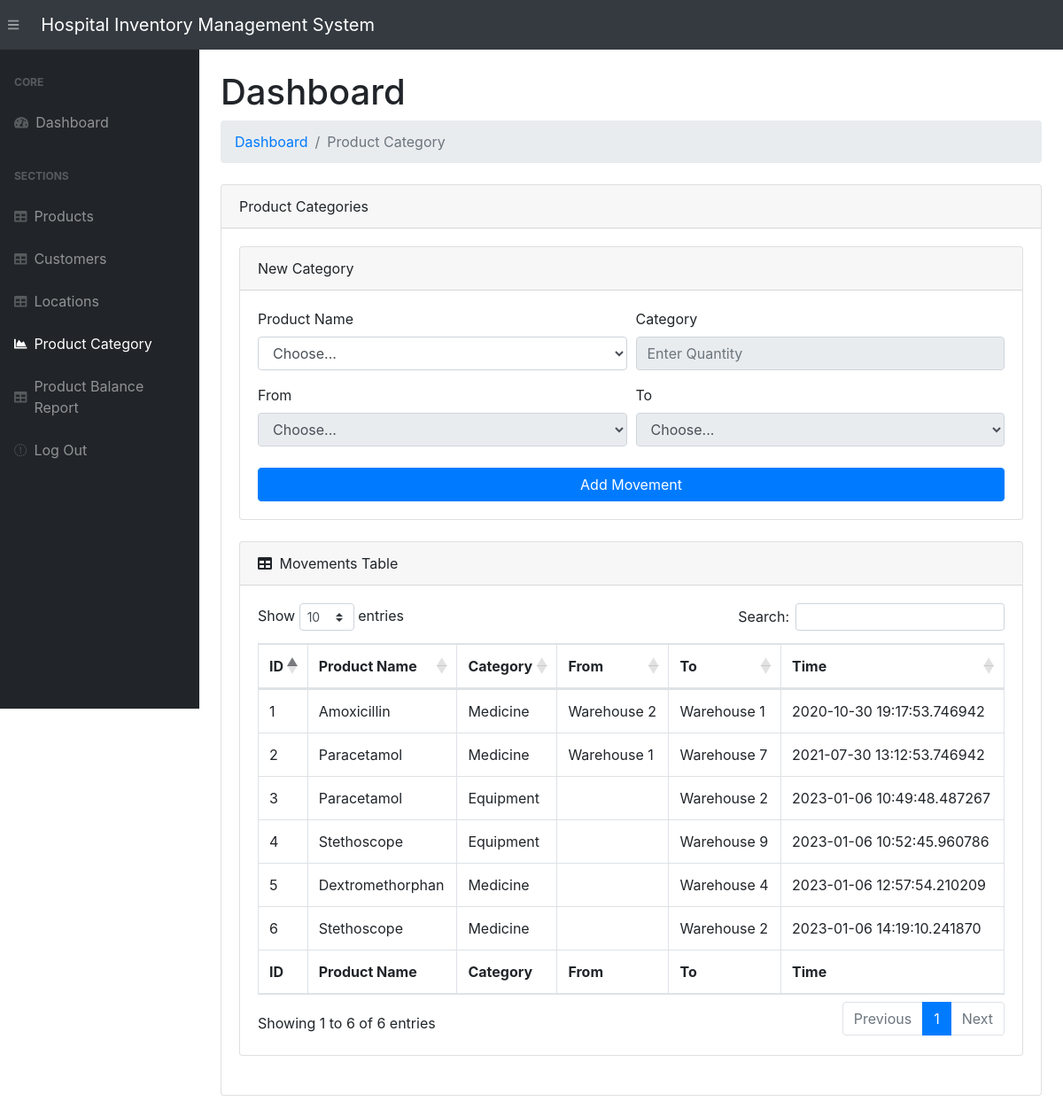
The page /category/ on the database its author committed.
### app.py (models this page shows, shortened)
class ProductMovement(db.Model):
    __tablename__   = 'productmovements'
    movement_id     = db.Column(db.Integer, primary_key=True)
    product_id      = db.Column(db.Integer, db.ForeignKey('products.product_id'))
    category        = db.Column(db.Text)
    from_location   = db.Column(db.Integer, db.ForeignKey('locations.location_id'))
    to_location     = db.Column(db.Integer, db.ForeignKey('locations.location_id'))
    movement_time   = db.Column(db.DateTime, default=datetime.utcnow)
    product         = db.relationship('Product', foreign_keys=product_id)
    fromLoc         = db.relationship('Location', foreign_keys=from_location)
    toLoc           = db.relationship('Location', foreign_keys=to_location)

class Product(db.Model):
    __tablename__ = 'products'
    product_id      = db.Column(db.String(200), primary_key=True)
    date_created    = db.Column(db.DateTime, default=datetime.utcnow)

### app.py (the view)
@app.route("/category/", methods=["POST", "GET"])
def viewCategory():
    if request.method == "POST" :
        product_id      = request.form["productId"]
        category             = request.form["category"]
        fromLocation    = request.form["fromLocation"]
        toLocation      = request.form["toLocation"]
        new_category = ProductMovement(
            product_id=product_id, category=category, from_location=fromLocation, to_location=toLocation)
        try:
            db.session.add(new_category)
            db.session.commit()
            return redirect("/category/")
        except:
            return "There Was an issue while adding a new category"
    else:
        products    = Product.query.order_by(Product.date_created).all()
        locations   = Location.query.order_by(Location.date_created).all()
        movs = ProductMovement.query\
        .join(Product, ProductMovement.product_id == Product.product_id)\
        .add_columns(
            ProductMovement.movement_id,
            ProductMovement.category,
            Product.product_id,
            ProductMovement.from_location,
            ProductMovement.to_location,
            ProductMovement.movement_time)\
        .all()
        movements   = ProductMovement.query.order_by(
            ProductMovement.movement_time).all()
        return render_template("category.html", movements=movs, products=products, locations=locations)

### templates/category.html (shortened to what this page needs)
{% extends 'base.html' %}
{% block content %}
<main>
    <div class="container-fluid">
        <h1 class="mt-4">Dashboard</h1>
        <ol class="breadcrumb mb-4">
            <li class="breadcrumb-item"><a href="/">Dashboard</a></li>
            <li class="breadcrumb-item active">Product Category</li>
        </ol>
        <div class="card mb-4">
            <div class="card-header">Product Categories</div>
            <div class="card-body">
                <div class="card mb-4">
                    <div class="card-header">New Category</div>
                    <div class="card-body">
                        <form action="/category/" method="POST" id="movements_from">
                            <div class="form-row">
                                <div class="col-md-6">
                                    <div class="form-group">
                                        <label for="productId">Product Name</label>
                                        <select id="productId" name="productId" class="form-control">
                                            <option selected value="">Choose...</option>
                                        </select>
                                    </div>
                                </div>
                                <div class="col-md-6">
                                    <div class="form-group">
                                        <label for="category">Category</label>
                                        <input class="form-control" name="category" id="category" type="text" placeholder="Enter Quantity" />
                                    </div>
                                </div>
                            </div>
                            <div class="form-row">
                                <div class="col-md-6">
                                    <label for="fromLocation">From</label>
                                    <select id="fromLocation" name="fromLocation" class="form-control">
                                        <option selected value="">Choose...</option>
                                    </select>
                                </div>
                                <div class="col-md-6">
                                    <label for="toLocation">To</label>
                                    <select id="toLocation" name="toLocation" class="form-control">
                                        <option selected value="">Choose...</option>
                                    </select>
                                </div>
                            </div>
                            <div class="form-group mt-4 mb-0">
                                <input type="submit" class="btn btn-primary btn-block" value="Add Movement" class="btn btn-primary">
                            </div>
                        </form>
                    </div>
                </div>
                <div class="card mb-4">
                <div class="card-header">
                    <i class="fas fa-table mr-1"></i>
                    Movements Table
                </div>
                <div class="card-body">
                    <div class="table-responsive">
                        {% if movements|length < 1 %}
                        <h4>There are no Movements, add one above</h4>
                        {% else %}
                        <table class="table table-bordered" id="dataTable" width="100%" cellspacing="0">
                            <thead>
                                <tr>
                                    <th>ID</th>
                                    <th>Product Name</th>
                                    <th>Category</th>
                                    <th>From</th>
                                    <th>To</th>
                                    <th>Time</th>
                                </tr>
                            </thead>
                            <tfoot>
                                <tr>
                                    <th>ID</th>
                                    <th>Product Name</th>
                                    <th>Category</th>
                                    <th>From</th>
                                    <th>To</th>
                                    <th>Time</th>
                                </tr>
                            </tfoot>
                            <tbody>
                                {% for movement in movements%}
                                <tr>
                                    <td>{{ movement.movement_id }}</td>
                                    <td>{{ movement.product_id }}</td>
                                    <td>{{ movement.category }}</td>
                                    <td>{{ movement.from_location }}</td>
                                    <td>{{ movement.to_location }}</td>
                                    <td>{{ movement.movement_time }}</td>
                                </tr>
                                {% endfor %}
                            </tbody>
                        </table>
                        {% endif %}
                </div>
            </div>
                </div>
            </div>
        </div>
    </div>
</main>
{% endblock %}

### rows shown on the page
ProductMovement: movement_id "3", product_id "Paracetamol", category "Equipment", to_location "Warehouse 2", movement_time "2023-01-06 10:49:48.487267"
ProductMovement: movement_id "2", product_id "Paracetamol", category "Medicine", from_location "Warehouse 1", to_location "Warehouse 7", movement_time "2021-07-30 13:12:53.746942"
ProductMovement: movement_id "5", product_id "Dextromethorphan", category "Medicine", to_location "Warehouse 4", movement_time "2023-01-06 12:57:54.210209"
ProductMovement: movement_id "1", product_id "Amoxicillin", category "Medicine", from_location "Warehouse 2", to_location "Warehouse 1", movement_time "2020-10-30 19:17:53.746942"
ProductMovement: movement_id "4", product_id "Stethoscope", category "Equipment", to_location "Warehouse 9", movement_time "2023-01-06 10:52:45.960786"
ProductMovement: movement_id "6", product_id "Stethoscope", category "Medicine", to_location "Warehouse 2", movement_time "2023-01-06 14:19:10.241870"
